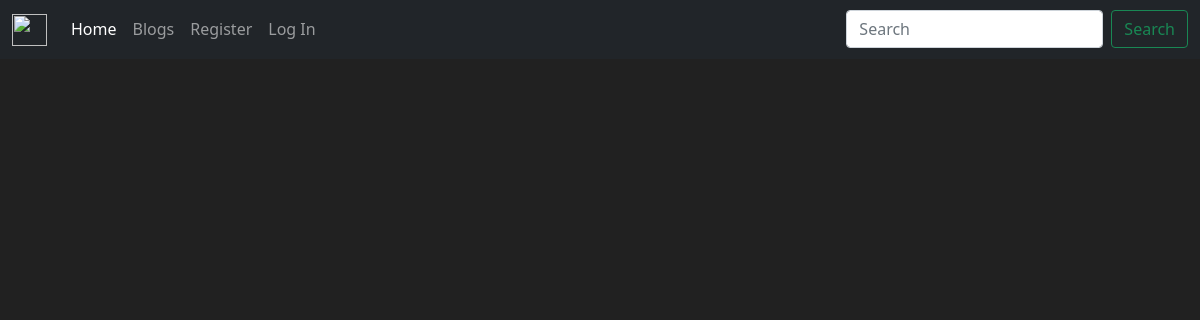
The page /blogs/3 on the database as committed earlier.
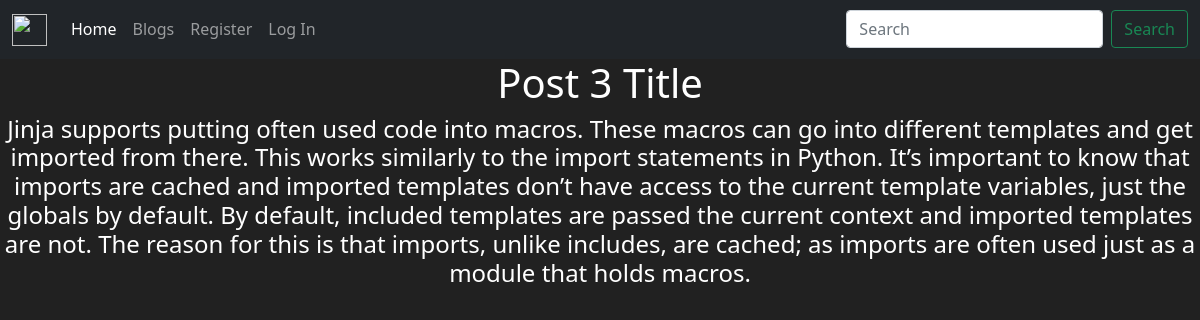
The same page on the database as committed later.
### blog/models.py (models this page shows)
class Post(db.Model):
    id = db.Column(db.Integer(), primary_key=True)
    title = db.Column(db.String(length=100), nullable=False)
    post = db.Column(db.String(length=1000), nullable=False)
    rating = db.Column(db.Float(), nullable=False, default=0.0)
    date = db.Column(db.DateTime(), nullable=False, default=datetime.utcnow)
    owner = db.Column(db.Integer(), db.ForeignKey('user.id'))
    comments = db.relationship('Comment', backref='owned_post', lazy=True)

### blog/routes.py (the view)
@app.route('/blogs/<int:id>')
def individual_blog(id):
    blog = Post.query.filter_by(id=id).first()
    return render_template('individual_blog.html', blog=blog)

### blog/templates/individual_blog.html (shortened to what this page needs)
{% extends "base.html" %}
{% block content %}
<h1>{{blog.title}}</h1>
<h4>{{blog.post}}</h4>
{% endblock %}

### blog/templates/base.html (shortened to what this page needs)
<!doctype html>
<html lang="en">
  <head>
    <link href="https://cdn.jsdelivr.net/npm/bootstrap@5.0.0-beta3/dist/css/bootstrap.min.css" rel="stylesheet">
  </head>
  <body class="text-center">
    <nav class="navbar navbar-expand-lg navbar-dark bg-dark">
        <div class="container-fluid">
            <a class="navbar-brand" href="{{url_for('home')}}">
                <img src="https://img.icons8.com/fluent/48/000000/comments.png" width="35" height="32"/>
            </a>
          <div class="collapse navbar-collapse" id="navbarSupportedContent">
            <ul class="navbar-nav me-auto mb-2 mb-lg-0">
              <li class="nav-item">
                <a class="nav-link active" aria-current="page" href="{{url_for('home')}}">Home</a>
              </li>
              <li class="nav-item">
                <a class="nav-link" href="{{url_for('blogs')}}">Blogs</a>
              </li>
              {% if current_user.is_authenticated %}
                <li class="nav-item dropdown">
                  <a class="nav-link dropdown-toggle" href="#" id="navbarDropdown" role="button" data-bs-toggle="dropdown" aria-expanded="false">
                    Dropdown
                  </a>
                  <ul class="dropdown-menu" aria-labelledby="navbarDropdown">
                    <li><a class="dropdown-item" href="#">Action</a></li>
                    <li><a class="dropdown-item" href="#">Another action</a></li>
                    <li><hr class="dropdown-divider"></li>
                    <li><a class="dropdown-item" href="#">Something else here</a></li>
                  </ul>
                </li>
                <li class="nav-item">
                  <a class="nav-link" href="{{url_for('logout')}}">Log Out</a>
                </li>
              {% else %}
                <li class="nav-item">
                  <a class="nav-link" href="{{url_for('register')}}">Register</a>
                </li>
                <li class="nav-item">
                  <a class="nav-link" href="{{url_for('login')}}">Log In</a>
                </li>
              {% endif %}
            </ul>
            <form class="d-flex">
              <input class="form-control me-2" type="search" placeholder="Search" aria-label="Search">
              <button class="btn btn-outline-success" type="submit">Search</button>
            </form>
          </div>
        </div>
      </nav>
    {% block content %}
    {% endblock %}
  </body>
</html>

### blog/templates/base.html (style rules this page uses)
body { background-color: #212121; color: white; text-align: center; }

Rows that differ between the two databases and show on the page:
added Post: title "Post 3 Title", post "Jinja supports putting often used code into macros. These macros can go into different templates and get imported from there. This works similarly to the import statements in Python. It’s important to know that imports are cached and imported templates don’t have access to the current template variables, just the globals by default. By default, included templates are passed the current context and imported templates are not. The reason for this is that imports, unlike includes, are cached; as imports are often used just as a module that holds macros."
